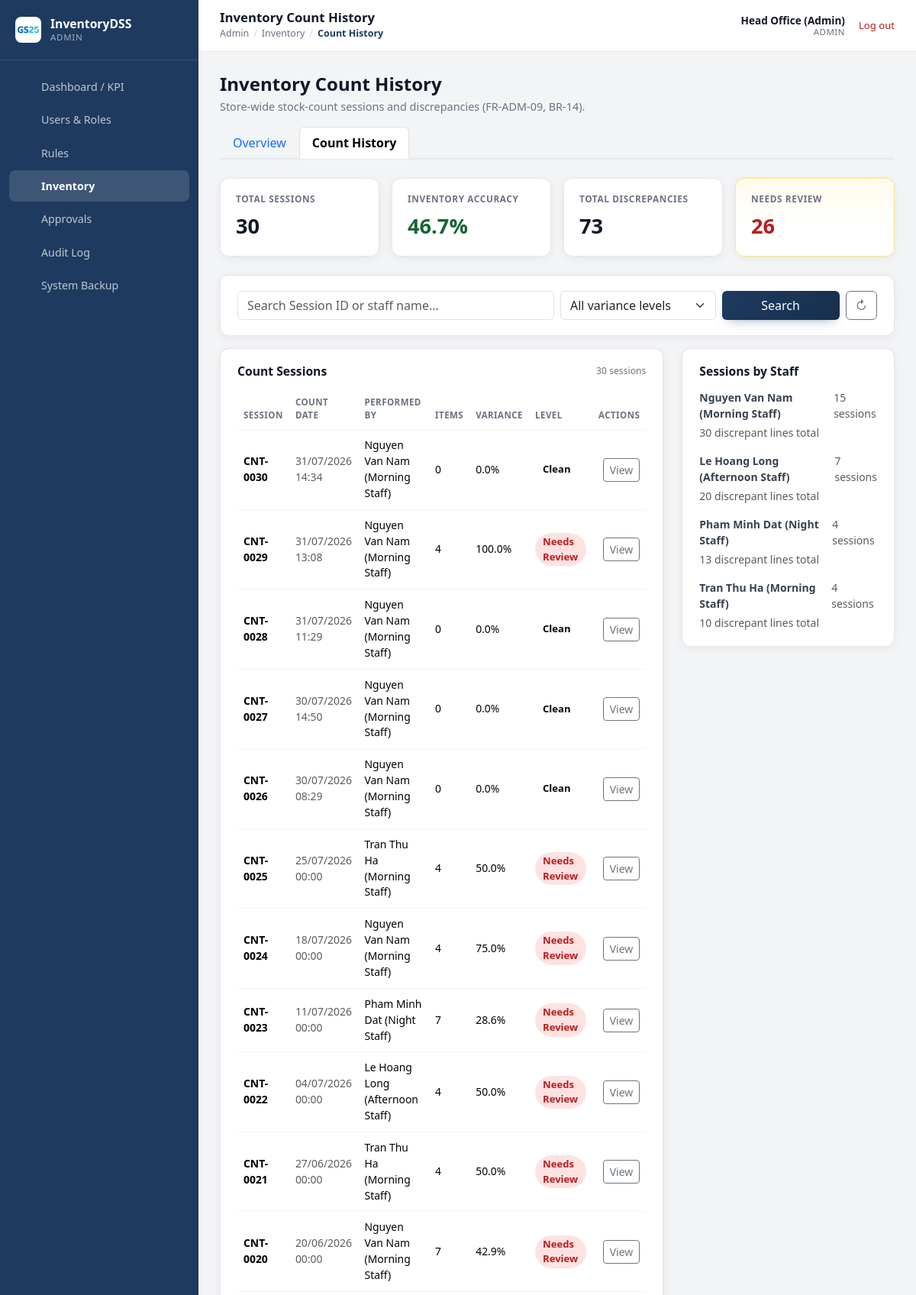
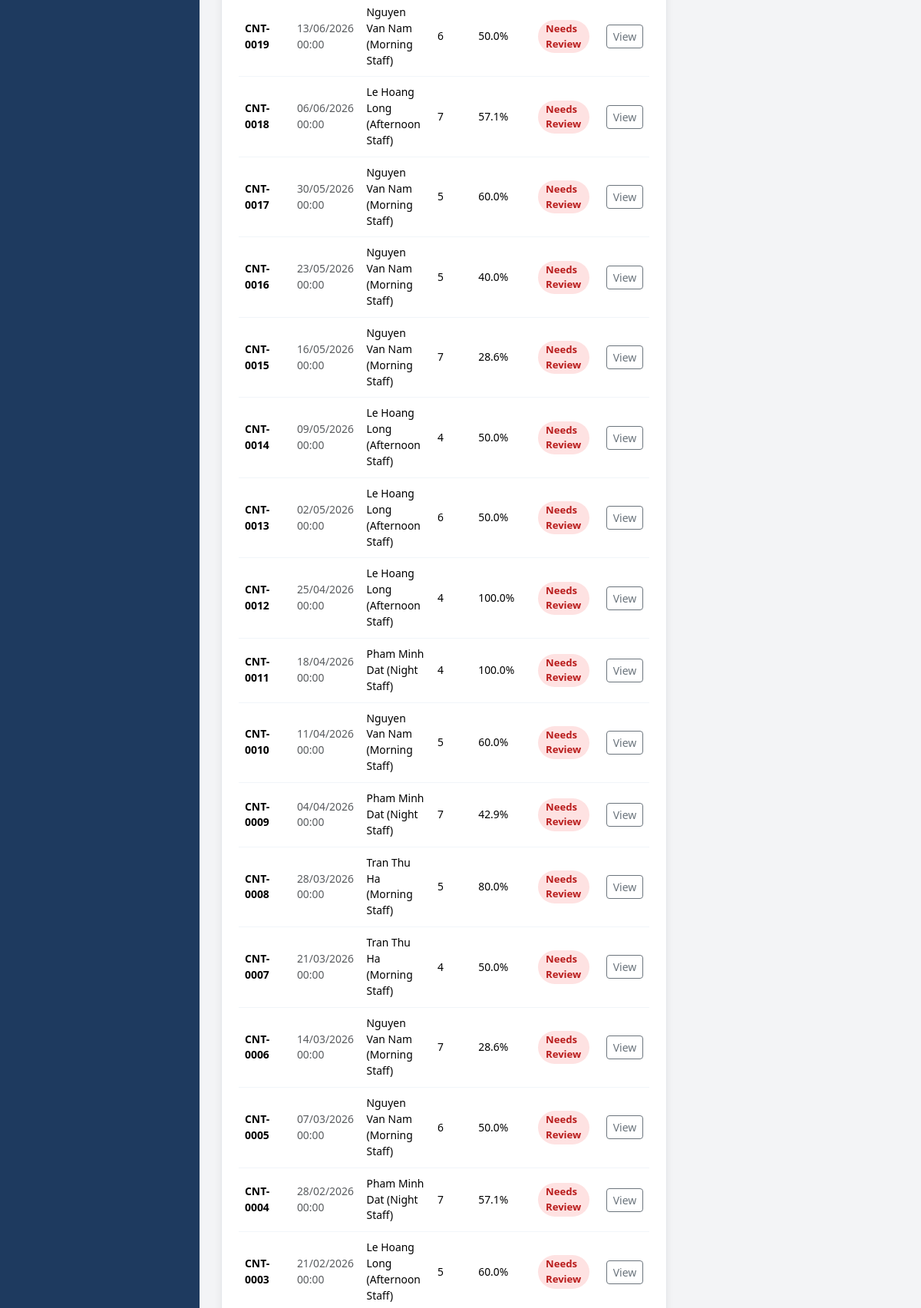
/frontend/admin/inventory/inventory_count_history.php (signed in, upper part), run on the app's committed database (2 pictures, top to bottom).
### tables this page shows
CREATE TABLE `stock_counts` (
  `count_id` int(11) NOT NULL AUTO_INCREMENT,
  `performed_by` int(11) NOT NULL,
  `count_date` datetime NOT NULL DEFAULT current_timestamp(),
  PRIMARY KEY (`count_id`),
  KEY `performed_by` (`performed_by`),
  CONSTRAINT `stock_counts_ibfk_1` FOREIGN KEY (`performed_by`) REFERENCES `accounts` (`account_id`)
);

CREATE TABLE `accounts` (
  `account_id` int(11) NOT NULL AUTO_INCREMENT,
  `username` varchar(50) NOT NULL,
  `password_hash` varchar(255) NOT NULL,
  `full_name` varchar(100) NOT NULL,
  `email` varchar(100) DEFAULT NULL,
  `phone_number` varchar(20) DEFAULT NULL,
  `role_id` int(11) NOT NULL,
  `status` enum('active','locked') NOT NULL DEFAULT 'active',
  `created_at` datetime NOT NULL DEFAULT current_timestamp(),
  PRIMARY KEY (`account_id`),
  UNIQUE KEY `username` (`username`),
  KEY `role_id` (`role_id`),
  CONSTRAINT `accounts_ibfk_1` FOREIGN KEY (`role_id`) REFERENCES `roles` (`role_id`)
);

### backend/config/database.php (called while the page is built, shortened)
<?php
class Database
{
    private static ?PDO $instance = null;
    public static function getConnection(): PDO
    {
        if (self::$instance === null) {
            $dsn = sprintf(
                'mysql:host=%s;port=%s;dbname=%s;charset=%s',
                self::DB_HOST,
                self::DB_PORT,
                self::DB_NAME,
                self::DB_CHARSET
            );
            $options = [
                PDO::ATTR_ERRMODE => PDO::ERRMODE_EXCEPTION,
                PDO::ATTR_DEFAULT_FETCH_MODE => PDO::FETCH_ASSOC,
                PDO::ATTR_EMULATE_PREPARES => false,
                PDO::MYSQL_ATTR_INIT_COMMAND => "SET NAMES 'utf8mb4'",
            ];
            try {
                self::$instance = new PDO($dsn, self::DB_USER, self::DB_PASS, $options);
            } catch (PDOException $e) {
                error_log('[Database] Connection failed: ' . $e->getMessage());
                throw new RuntimeException('Không thể kết nối cơ sở dữ liệu. Vui lòng thử lại sau.');
            }
        }
        return self::$instance;
    }
}

### backend/services/AdminService.php (called while the page is built, shortened)
<?php
require_once __DIR__ . '/../config/database.php';
require_once __DIR__ . '/../models/StockCount.php';
class AdminService
{
    private StockCount $stockCountModel;
    public function __construct()
    {
        $this->stockCountModel = new StockCount();
    }
    public function getInventoryCountHistory(): array
    {
        return $this->stockCountModel->getHistory();
    }
}

### backend/models/StockCount.php (called while the page is built, shortened)
<?php
require_once __DIR__ . '/../config/database.php';
class StockCount
{
    private PDO $conn;
    private string $table = 'stock_counts';
    public function __construct()
    {
        $this->conn = Database::getConnection();
    }
    public function getHistory(): array
    {
        $sql = "SELECT sc.*, a.full_name AS performed_by_name,
                       COUNT(scd.count_detail_id) AS total_items,
                       SUM(CASE WHEN scd.discrepancy != 0 THEN 1 ELSE 0 END) AS discrepancy_items
                FROM {$this->table} sc
                JOIN accounts a ON a.account_id = sc.performed_by
                LEFT JOIN stock_count_details scd ON scd.count_id = sc.count_id
                GROUP BY sc.count_id
                ORDER BY sc.count_date DESC";
        $stmt = $this->conn->query($sql);
        return $stmt->fetchAll();
    }
}

### frontend/admin/inventory/inventory_count_history.php (the view, shortened to what this page needs)
<?php
require_once __DIR__ . '/../../../backend/config/database.php';
require_once __DIR__ . '/../../../backend/services/AdminService.php';
$adminService = new AdminService();
$allSessions = $adminService->getInventoryCountHistory();
$keyword       = trim((string) ($_GET['q'] ?? ''));
function sessionVariancePercent(array $session): float
{
    $total = (int) $session['total_items'];
    if ($total <= 0) {
        return 0.0;
    }
    return round(((int) $session['discrepancy_items'] / $total) * 100, 1);
}
function varianceLevel(float $percent): array
{
    if ($percent <= 0) {
        return ['key' => 'clean', 'label' => 'Clean', 'pill' => 'stock-pill-success'];
    }
    return ['key' => 'review', 'label' => 'Needs Review', 'pill' => 'stock-pill-critical'];
}
$sessions = array_map(function ($s) {
    $s['variance_percent'] = sessionVariancePercent($s);
    $s['variance_level']   = varianceLevel($s['variance_percent']);
    return $s;
}, $allSessions);
$totalSessions       = count($allSessions);
$totalItemsAll       = array_sum(array_column($allSessions, 'total_items'));
$totalDiscrepancies  = array_sum(array_column($allSessions, 'discrepancy_items'));
$inventoryAccuracy   = $totalItemsAll > 0 ? round((1 - ($totalDiscrepancies / $totalItemsAll)) * 100, 1) : 100.0;
$needsReviewCount    = count(array_filter($allSessions, fn($s) => sessionVariancePercent($s) > 5));
$sessionsByStaff = [];
foreach ($allSessions as $s) {
    $name = $s['performed_by_name'];
    if (!isset($sessionsByStaff[$name])) {
        $sessionsByStaff[$name] = ['sessions' => 0, 'discrepancies' => 0];
    }
    $sessionsByStaff[$name]['sessions']++;
    $sessionsByStaff[$name]['discrepancies'] += (int) $s['discrepancy_items'];
}
arsort($sessionsByStaff);
$sessionsByStaff = array_slice($sessionsByStaff, 0, 5, true);
function formatCountDateTime(?string $raw): string
{
    $ts = strtotime($raw);
    return $ts === false ? $raw : date('d/m/Y H:i', $ts);
}
?>
<!DOCTYPE html>
<html lang="en">
<head>
    <link href="https://cdn.jsdelivr.net/npm/bootstrap@5.3.3/dist/css/bootstrap.min.css" rel="stylesheet">
    <link href="<?= BASE_URL ?>/assets/css/theme_variables.css" rel="stylesheet">
    <link href="<?= BASE_URL ?>/assets/css/custom.css" rel="stylesheet">
</head>
<body>
    <div class="app-shell">
        <?php require __DIR__ . '/../../components/sidebar.php'; ?>
        <div class="app-content">
            <?php require __DIR__ . '/../../components/header.php'; ?>
            <main class="app-main">
                <div class="d-flex flex-wrap justify-content-between align-items-start gap-3 mb-3">
                    <div>
                        <h2 class="page-heading mb-1">Inventory Count History</h2>
                        <p class="page-subheading mb-0">Store-wide stock-count sessions and discrepancies (FR-ADM-09, BR-14).</p>
                    </div>
                </div>
                <ul class="nav nav-tabs mb-4" style="border-bottom: 2px solid var(--surface-border);">
                    <li class="nav-item">
                        <a class="nav-link" href="inventory_overview.php">Overview</a>
                    </li>
                    <li class="nav-item">
                        <a class="nav-link active fw-semibold" href="inventory_count_history.php">Count History</a>
                    </li>
                </ul>
                <div class="row g-3 mb-4">
                    <div class="col-6 col-md-3">
                        <div class="kpi-card">
                            <div class="kpi-card-top"><span class="kpi-label">Total Sessions</span></div>
                            <span class="kpi-value"><?= number_format($totalSessions) ?></span>
                        </div>
                    </div>
                    <div class="col-6 col-md-3">
                        <div class="kpi-card">
                            <div class="kpi-card-top"><span class="kpi-label">Inventory Accuracy</span></div>
                            <span class="kpi-value" style="color: var(--color-success);"><?= number_format($inventoryAccuracy, 1) ?>%</span>
                        </div>
                    </div>
                    <div class="col-6 col-md-3">
                        <div class="kpi-card">
                            <div class="kpi-card-top"><span class="kpi-label">Total Discrepancies</span></div>
                            <span class="kpi-value"><?= number_format($totalDiscrepancies) ?></span>
                        </div>
                    </div>
                    <div class="col-6 col-md-3">
                        <div class="kpi-card <?= $needsReviewCount > 0 ? 'kpi-card-warn' : '' ?>">
                            <div class="kpi-card-top"><span class="kpi-label">Needs Review</span></div>
                            <span class="kpi-value" style="color: var(--color-danger);"><?= number_format($needsReviewCount) ?></span>
                        </div>
                    </div>
                </div>
                <form method="get" class="panel-card mb-3">
                    <div class="row g-2 align-items-center">
                        <div class="col-12 col-md-6">
                            <input type="text" name="q" class="form-control" placeholder="Search Session ID or staff name..." value="<?= htmlspecialchars($keyword, ENT_QUOTES, 'UTF-8') ?>">
                        </div>
                        <div class="col-6 col-md-3">
                            <select name="variance" class="form-select" onchange="this.form.submit()">
                                <option value="">All variance levels</option>
                            </select>
                        </div>
                        <div class="col-12 col-md-3 d-flex gap-2">
                            <button type="submit" class="btn btn-brand flex-fill">Search</button>
                            <a href="inventory_count_history.php" class="btn btn-outline-secondary" title="Clear filters">&#8635;</a>
                        </div>
                    </div>
                </form>
                <div class="row g-4">
                    <div class="col-12 col-xl-8">
                        <div class="panel-card mb-4">
                            <div class="panel-card-header">
                                <h3 class="panel-card-title">Count Sessions</h3>
                                <span class="panel-card-note"><?= count($sessions) ?> session<?= count($sessions) === 1 ? '' : 's' ?></span>
                            </div>
                            <?php if (empty($sessions)): ?>
                                <div class="empty-state">No count sessions match the current filters.</div>
                            <?php else: ?>
                                <div class="table-responsive">
                                    <table class="table data-table align-middle mb-0">
                                        <thead>
                                            <tr>
                                                <th>Session</th>
                                                <th>Count Date</th>
                                                <th>Performed By</th>
                                                <th>Items</th>
                                                <th>Variance</th>
                                                <th>Level</th>
                                                <th class="text-end">Actions</th>
                                            </tr>
                                        </thead>
                                        <tbody>
                                            <?php foreach ($sessions as $s): ?>
                                                <tr>
                                                    <td class="fw-semibold">CNT-<?= str_pad((string) $s['count_id'], 4, '0', STR_PAD_LEFT) ?></td>
                                                    <td class="text-muted small"><?= formatCountDateTime($s['count_date']) ?></td>
                                                    <td><?= htmlspecialchars($s['performed_by_name'], ENT_QUOTES, 'UTF-8') ?></td>
                                                    <td><?= number_format((int) $s['total_items']) ?></td>
                                                    <td><?= number_format($s['variance_percent'], 1) ?>%</td>
                                                    <td><span class="stock-pill <?= $s['variance_level']['pill'] ?>"><?= $s['variance_level']['label'] ?></span></td>
                                                    <td class="text-end">
                                                        <button type="button" class="btn btn-outline-secondary btn-sm"
                                                                data-bs-toggle="modal" data-bs-target="#sessionDetailModal"
                                                                data-count-id="<?= (int) $s['count_id'] ?>">
                                                            View
                                                        </button>
                                                    </td>
                                                </tr>
                                            <?php endforeach; ?>
                                        </tbody>
                                    </table>
                                </div>
                            <?php endif; ?>
                        </div>
                    </div>
                    <div class="col-12 col-xl-4">
                        <div class="panel-card">
                            <div class="panel-card-header">
                                <h3 class="panel-card-title">Sessions by Staff</h3>
                            </div>
                            <?php if (empty($sessionsByStaff)): ?>
                                <div class="empty-state">No sessions recorded yet.</div>
                            <?php else: ?>
                                <div class="d-flex flex-column gap-3">
                                    <?php foreach ($sessionsByStaff as $name => $stat): ?>
                                        <div>
                                            <div class="d-flex justify-content-between small mb-1">
                                                <span class="fw-semibold"><?= htmlspecialchars($name, ENT_QUOTES, 'UTF-8') ?></span>
                                                <span class="text-muted"><?= $stat['sessions'] ?> session<?= $stat['sessions'] === 1 ? '' : 's' ?></span>
                                            </div>
                                            <div class="text-muted small"><?= $stat['discrepancies'] ?> discrepant line<?= $stat['discrepancies'] === 1 ? '' : 's' ?> total</div>
                                        </div>
                                    <?php endforeach; ?>
                                </div>
                            <?php endif; ?>
                        </div>
                    </div>
                </div>
            </main>
        </div>
    </div>
    <?php require __DIR__ . '/../../components/footer.php'; ?>

### data on the page
stock_counts: count_id "0030", count_date "31/07/2026 14:34", performed_by.full_name "Nguyen Van Nam (Morning Staff)", total_items "0", variance_percent "0.0", label "Clean"
stock_counts: count_id "0029", count_date "31/07/2026 13:08", performed_by.full_name "Nguyen Van Nam (Morning Staff)", total_items "4", variance_percent "100.0", label "Needs Review"
stock_counts: count_id "0028", count_date "31/07/2026 11:29", performed_by.full_name "Nguyen Van Nam (Morning Staff)", total_items "0", variance_percent "0.0", label "Clean"
stock_counts: count_id "0027", count_date "30/07/2026 14:50", performed_by.full_name "Nguyen Van Nam (Morning Staff)", total_items "0", variance_percent "0.0", label "Clean"
stock_counts: count_id "0026", count_date "30/07/2026 08:29", performed_by.full_name "Nguyen Van Nam (Morning Staff)", total_items "0", variance_percent "0.0", label "Clean"
stock_counts: count_id "0025", count_date "25/07/2026 00:00", performed_by.full_name "Tran Thu Ha (Morning Staff)", total_items "4", variance_percent "50.0", label "Needs Review"
stock_counts: count_id "0024", count_date "18/07/2026 00:00", performed_by.full_name "Nguyen Van Nam (Morning Staff)", total_items "4", variance_percent "75.0", label "Needs Review"
stock_counts: count_id "0023", count_date "11/07/2026 00:00", performed_by.full_name "Pham Minh Dat (Night Staff)", total_items "7", variance_percent "28.6", label "Needs Review"
stock_counts: count_id "0022", count_date "04/07/2026 00:00", performed_by.full_name "Le Hoang Long (Afternoon Staff)", total_items "4", variance_percent "50.0", label "Needs Review"
stock_counts: count_id "0021", count_date "27/06/2026 00:00", performed_by.full_name "Tran Thu Ha (Morning Staff)", total_items "4", variance_percent "50.0", label "Needs Review"
stock_counts: count_id "0020", count_date "20/06/2026 00:00", performed_by.full_name "Nguyen Van Nam (Morning Staff)", total_items "7", variance_percent "42.9", label "Needs Review"
stock_counts: count_id "0019", count_date "13/06/2026 00:00", performed_by.full_name "Nguyen Van Nam (Morning Staff)", total_items "6", variance_percent "50.0", label "Needs Review"
stock_counts: count_id "0018", count_date "06/06/2026 00:00", performed_by.full_name "Le Hoang Long (Afternoon Staff)", total_items "7", variance_percent "57.1", label "Needs Review"
stock_counts: count_id "0017", count_date "30/05/2026 00:00", performed_by.full_name "Nguyen Van Nam (Morning Staff)", total_items "5", variance_percent "60.0", label "Needs Review"
stock_counts: count_id "0016", count_date "23/05/2026 00:00", performed_by.full_name "Nguyen Van Nam (Morning Staff)", total_items "5", variance_percent "40.0", label "Needs Review"
stock_counts: count_id "0015", count_date "16/05/2026 00:00", performed_by.full_name "Nguyen Van Nam (Morning Staff)", total_items "7", variance_percent "28.6", label "Needs Review"
stock_counts: count_id "0014", count_date "09/05/2026 00:00", performed_by.full_name "Le Hoang Long (Afternoon Staff)", total_items "4", variance_percent "50.0", label "Needs Review"
stock_counts: count_id "0013", count_date "02/05/2026 00:00", performed_by.full_name "Le Hoang Long (Afternoon Staff)", total_items "6", variance_percent "50.0", label "Needs Review"
stock_counts: count_id "0012", count_date "25/04/2026 00:00", performed_by.full_name "Le Hoang Long (Afternoon Staff)", total_items "4", variance_percent "100.0", label "Needs Review"
stock_counts: count_id "0011", count_date "18/04/2026 00:00", performed_by.full_name "Pham Minh Dat (Night Staff)", total_items "4", variance_percent "100.0", label "Needs Review"
stock_counts: count_id "0010", count_date "11/04/2026 00:00", performed_by.full_name "Nguyen Van Nam (Morning Staff)", total_items "5", variance_percent "60.0", label "Needs Review"
stock_counts: count_id "0009", count_date "04/04/2026 00:00", performed_by.full_name "Pham Minh Dat (Night Staff)", total_items "7", variance_percent "42.9", label "Needs Review"
stock_counts: count_id "0008", count_date "28/03/2026 00:00", performed_by.full_name "Tran Thu Ha (Morning Staff)", total_items "5", variance_percent "80.0", label "Needs Review"
stock_counts: count_id "0007", count_date "21/03/2026 00:00", performed_by.full_name "Tran Thu Ha (Morning Staff)", total_items "4", variance_percent "50.0", label "Needs Review"
stock_counts: count_id "0006", count_date "14/03/2026 00:00", performed_by.full_name "Nguyen Van Nam (Morning Staff)", total_items "7", variance_percent "28.6", label "Needs Review"
stock_counts: count_id "0005", count_date "07/03/2026 00:00", performed_by.full_name "Nguyen Van Nam (Morning Staff)", total_items "6", variance_percent "50.0", label "Needs Review"
stock_counts: count_id "0004", count_date "28/02/2026 00:00", performed_by.full_name "Pham Minh Dat (Night Staff)", total_items "7", variance_percent "57.1", label "Needs Review"
stock_counts: count_id "0003", count_date "21/02/2026 00:00", performed_by.full_name "Le Hoang Long (Afternoon Staff)", total_items "5", variance_percent "60.0", label "Needs Review"
accounts: full_name "Le Hoang Long (Afternoon Staff)"

### other printed values
Auth::roleName() "ADMIN"
$item['label'] "Dashboard / KPI"
$item['label'] "Users & Roles"
$item['label'] "Rules"
$item['label'] "Inventory"
$item['label'] "Approvals"
$item['label'] "Audit Log"
$item['label'] "System Backup"
$pageTitle "Inventory Count History"
$crumb "Admin"
$crumb "Inventory"
$crumb "Count History"
Auth::fullName() "Head Office (Admin)"
$totalSessions "30"
$inventoryAccuracy "46.7"
